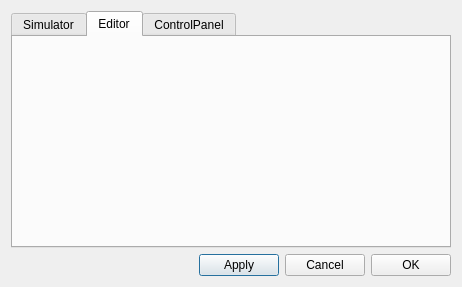
<?xml version="1.0" encoding="UTF-8"?>
<ui version="4.0">
 <class>Dialog</class>
 <widget class="QDialog" name="Dialog">
  <property name="geometry">
   <rect>
    <x>0</x>
    <y>0</y>
    <width>462</width>
    <height>287</height>
   </rect>
  </property>
  <property name="windowTitle">
   <string>Dialog</string>
  </property>
  <layout class="QGridLayout" name="gridLayout">
   <item row="0" column="0">
    <layout class="QVBoxLayout" name="verticalLayout">
     <item>
      <widget class="QTabWidget" name="tabWidget">
       <property name="currentIndex">
        <number>1</number>
       </property>
       <widget class="QWidget" name="tab">
        <attribute name="title">
         <string>Simulator</string>
        </attribute>
       </widget>
       <widget class="QWidget" name="tab_2">
        <attribute name="title">
         <string>Editor</string>
        </attribute>
       </widget>
       <widget class="QWidget" name="tab_3">
        <attribute name="title">
         <string>ControlPanel</string>
        </attribute>
       </widget>
      </widget>
     </item>
     <item>
      <layout class="QHBoxLayout" name="horizontalLayout_4">
       <item>
        <spacer name="horizontalSpacer">
         <property name="orientation">
          <enum>Qt::Horizontal</enum>
         </property>
         <property name="sizeHint" stdset="0">
          <size>
           <width>40</width>
           <height>20</height>
          </size>
         </property>
        </spacer>
       </item>
       <item>
        <widget class="QPushButton" name="pushButton_2">
         <property name="text">
          <string>Apply</string>
         </property>
        </widget>
       </item>
       <item>
        <widget class="QPushButton" name="pushButton_3">
         <property name="text">
          <string>Cancel</string>
         </property>
        </widget>
       </item>
       <item>
        <widget class="QPushButton" name="pushButton">
         <property name="text">
          <string>OK</string>
         </property>
        </widget>
       </item>
      </layout>
     </item>
    </layout>
   </item>
  </layout>
 </widget>
 <resources/>
 <connections/>
</ui>
